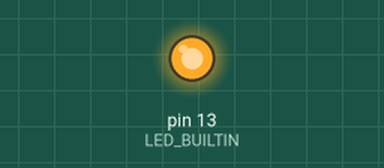
This sketch was run on a simulated Arduino Uno, built with avr-gcc and run on an emulated ATmega328P. Parts: output pins drawn as LEDs (lit = HIGH).

Above: at 0.2 s.
At 2.5 s:
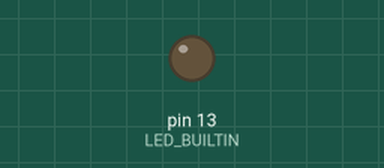
Timing chart, 0 to 5.2 s (numbered marks = the images above):
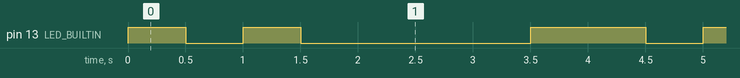

Measured:
- by itself, pin 13 (LED_BUILTIN): repeats every 4.0 s: LOW 0.50 s, HIGH 0.50 s, LOW 2.0 s, HIGH 1.0 s
- by itself, everything shown: repeats every 4.0 s, in 6 steps

The sketch:

Blink_soln.ino
```cpp
/*
  Blink_task

  cstewart000@gmail.com
  28/05/2018

  from arduino example code.
*/

// the setup function runs once when you press reset or power the board
void setup() {
  // initialize digital pin LED_BUILTIN as an output.
  pinMode(LED_BUILTIN, OUTPUT);
}

// the loop function runs over and over again forever
void loop() {

  //TODO: Make the light pulse twice fast then long pause then short pause then one pulse
  digitalWrite(LED_BUILTIN,HIGH);
  delay(500);
  digitalWrite(LED_BUILTIN,LOW);
  delay(500);
  digitalWrite(LED_BUILTIN,HIGH);
  delay(500);
  digitalWrite(LED_BUILTIN,LOW);
  delay(2000);
  digitalWrite(LED_BUILTIN,HIGH);
  delay(500);
  digitalWrite(LED_BUILTIN,LOW);
}
```
